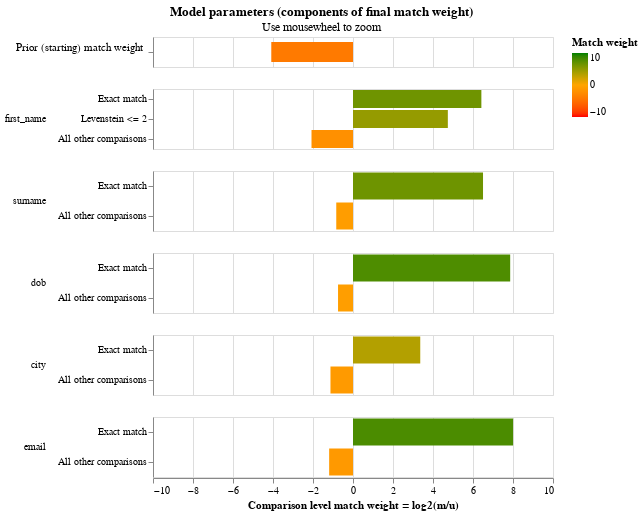

Notebook cell for this chart:
### Markdown cell above
The final match weights can be viewed in the match weights chart:

### Code cell
linker.match_weights_chart()

### Figure 1 — Vega-Lite specification as saved in the notebook (floating-point values rounded to 4 significant figures)
{"$schema": "https://vega.github.io/schema/vega-lite/v5.2.json", "config": {"header": {"title": null}, "mark": {"tooltip": null}, "title": {"anchor": "middle"}, "view": {"height": 60, "width": 400}}, "data": {"values": [{"bayes_factor": 0.05889, "bayes_factor_description": "Proportion of matches is 0.056, equivalent to a starting match weight of -4.086.This means that if two records are drawn at random, one in  18.0 is expected to be a match", "comparison_name": "proportion_of_matches", "comparison_sort_order": -1, "comparison_vector_value": 0, "has_tf_adjustments": false, "is_null_level": false, "label_for_charts": "", "log2_bayes_factor": -4.086, "m_probability": null, "m_probability_description": null, "max_comparison_vector_value": 0, "proportion_of_matches": 0.05561, "sql_condition": null, "tf_adjustment_column": null, "tf_adjustment_weight": null, "u_probability": null, "u_probability_description": null}, {"bayes_factor": 85.54, "bayes_factor_description": "If comparison level is `exact match` then comparison is 85.54 times more likely to be a match", "comparison_name": "first_name", "comparison_sort_order": 0, "comparison_vector_value": 2, "has_tf_adjustments": false, "is_null_level": false, "label_for_charts": "Exact match", "log2_bayes_factor": 6.419, "m_probability": 0.4956, "m_probability_description": "Amongst matching record comparisons, 49.56% of records are in the exact match comparison level", "max_comparison_vector_value": 2, "proportion_of_matches": 0.05561, "sql_condition": "\"first_name_l\" = \"first_name_r\"", "tf_adjustment_column": null, "tf_adjustment_weight": 1, "u_probability": 0.005794, "u_probability_description": "Amongst non-matching record comparisons, 0.58% of records are in the exact match comparison level"}, {"bayes_factor": 26.76, "bayes_factor_description": "If comparison level is `levenstein <= 2` then comparison is 26.76 times more likely to be a match", "comparison_name": "first_name", "comparison_sort_order": 0, "comparison_vector_value": 1, "has_tf_adjustments": false, "is_null_level": false, "label_for_charts": "Levenstein <= 2", "log2_bayes_factor": 4.742, "m_probability": 0.2708, "m_probability_description": "Amongst matching record comparisons, 27.08% of records are in the levenstein <= 2 comparison level", "max_comparison_vector_value": 2, "proportion_of_matches": 0.05561, "sql_condition": "levenshtein(\"first_name_l\", \"first_name_r\") <= 2", "tf_adjustment_column": null, "tf_adjustment_weight": 1, "u_probability": 0.01012, "u_probability_description": "Amongst non-matching record comparisons, 1.01% of records are in the levenstein <= 2 comparison level"}, {"bayes_factor": 0.2374, "bayes_factor_description": "If comparison level is `all other comparisons` then comparison is  4.21 times less likely to be a match", "comparison_name": "first_name", "comparison_sort_order": 0, "comparison_vector_value": 0, "has_tf_adjustments": false, "is_null_level": false, "label_for_charts": "All other comparisons", "log2_bayes_factor": -2.075, "m_probability": 0.2336, "m_probability_description": "Amongst matching record comparisons, 23.36% of records are in the all other comparisons comparison level", "max_comparison_vector_value": 2, "proportion_of_matches": 0.05561, "sql_condition": "ELSE", "tf_adjustment_column": null, "tf_adjustment_weight": 1, "u_probability": 0.9841, "u_probability_description": "Amongst non-matching record comparisons, 98.41% of records are in the all other comparisons comparison level"}, {"bayes_factor": 90.59, "bayes_factor_description": "If comparison level is `exact match` then comparison is 90.59 times more likely to be a match", "comparison_name": "surname", "comparison_sort_order": 1, "comparison_vector_value": 1, "has_tf_adjustments": false, "is_null_level": false, "label_for_charts": "Exact match", "log2_bayes_factor": 6.501, "m_probability": 0.443, "m_probability_description": "Amongst matching record comparisons, 44.30% of records are in the exact match comparison level", "max_comparison_vector_value": 1, "proportion_of_matches": 0.05561, "sql_condition": "\"surname_l\" = \"surname_r\"", "tf_adjustment_column": null, "tf_adjustment_weight": 1, "u_probability": 0.00489, "u_probability_description": "Amongst non-matching record comparisons, 0.49% of records are in the exact match comparison level"}, {"bayes_factor": 0.5597, "bayes_factor_description": "If comparison level is `all other comparisons` then comparison is  1.79 times less likely to be a match", "comparison_name": "surname", "comparison_sort_order": 1, "comparison_vector_value": 0, "has_tf_adjustments": false, "is_null_level": false, "label_for_charts": "All other comparisons", "log2_bayes_factor": -0.8372, "m_probability": 0.557, "m_probability_description": "Amongst matching record comparisons, 55.70% of records are in the all other comparisons comparison level", "max_comparison_vector_value": 1, "proportion_of_matches": 0.05561, "sql_condition": "ELSE", "tf_adjustment_column": null, "tf_adjustment_weight": 1, "u_probability": 0.9951, "u_probability_description": "Amongst non-matching record comparisons, 99.51% of records are in the all other comparisons comparison level"}, {"bayes_factor": 232.2, "bayes_factor_description": "If comparison level is `exact match` then comparison is 232.20 times more likely to be a match", "comparison_name": "dob", "comparison_sort_order": 2, "comparison_vector_value": 1, "has_tf_adjustments": false, "is_null_level": false, "label_for_charts": "Exact match", "log2_bayes_factor": 7.859, "m_probability": 0.4058, "m_probability_description": "Amongst matching record comparisons, 40.58% of records are in the exact match comparison level", "max_comparison_vector_value": 1, "proportion_of_matches": 0.05561, "sql_condition": "\"dob_l\" = \"dob_r\"", "tf_adjustment_column": null, "tf_adjustment_weight": 1, "u_probability": 0.001748, "u_probability_description": "Amongst non-matching record comparisons, 0.17% of records are in the exact match comparison level"}, {"bayes_factor": 0.5952, "bayes_factor_description": "If comparison level is `all other comparisons` then comparison is  1.68 times less likely to be a match", "comparison_name": "dob", "comparison_sort_order": 2, "comparison_vector_value": 0, "has_tf_adjustments": false, "is_null_level": false, "label_for_charts": "All other comparisons", "log2_bayes_factor": -0.7485, "m_probability": 0.5942, "m_probability_description": "Amongst matching record comparisons, 59.42% of records are in the all other comparisons comparison level", "max_comparison_vector_value": 1, "proportion_of_matches": 0.05561, "sql_condition": "ELSE", "tf_adjustment_column": null, "tf_adjustment_weight": 1, "u_probability": 0.9983, "u_probability_description": "Amongst non-matching record comparisons, 99.83% of records are in the all other comparisons comparison level"}, {"bayes_factor": 10.29, "bayes_factor_description": "If comparison level is `exact match` then comparison is 10.29 times more likely to be a match", "comparison_name": "city", "comparison_sort_order": 3, "comparison_vector_value": 1, "has_tf_adjustments": true, "is_null_level": false, "label_for_charts": "Exact match", "log2_bayes_factor": 3.363, "m_probability": 0.5673, "m_probability_description": "Amongst matching record comparisons, 56.73% of records are in the exact match comparison level", "max_comparison_vector_value": 1, "proportion_of_matches": 0.05561, "sql_condition": "\"city_l\" = \"city_r\"", "tf_adjustment_column": "city", "tf_adjustment_weight": 1, "u_probability": 0.05515, "u_probability_description": "Amongst non-matching record comparisons, 5.51% of records are in the exact match comparison level"}, {"bayes_factor": 0.458, "bayes_factor_description": "If comparison level is `all other comparisons` then comparison is  2.18 times less likely to be a match", "comparison_name": "city", "comparison_sort_order": 3, "comparison_vector_value": 0, "has_tf_adjustments": false, "is_null_level": false, "label_for_charts": "All other comparisons", "log2_bayes_factor": -1.127, "m_probability": 0.4327, "m_probability_description": "Amongst matching record comparisons, 43.27% of records are in the all other comparisons comparison level", "max_comparison_vector_value": 1, "proportion_of_matches": 0.05561, "sql_condition": "ELSE", "tf_adjustment_column": null, "tf_adjustment_weight": 1, "u_probability": 0.9449, "u_probability_description": "Amongst non-matching record comparisons, 94.49% of records are in the all other comparisons comparison level"}, {"bayes_factor": 256.8, "bayes_factor_description": "If comparison level is `exact match` then comparison is 256.84 times more likely to be a match", "comparison_name": "email", "comparison_sort_order": 4, "comparison_vector_value": 1, "has_tf_adjustments": false, "is_null_level": false, "label_for_charts": "Exact match", "log2_bayes_factor": 8.005, "m_probability": 0.5635, "m_probability_description": "Amongst matching record comparisons, 56.35% of records are in the exact match comparison level", "max_comparison_vector_value": 1, "proportion_of_matches": 0.05561, "sql_condition": "\"email_l\" = \"email_r\"", "tf_adjustment_column": null, "tf_adjustment_weight": 1, "u_probability": 0.002194, "u_probability_description": "Amongst non-matching record comparisons, 0.22% of records are in the exact match comparison level"}, {"bayes_factor": 0.4375, "bayes_factor_description": "If comparison level is `all other comparisons` then comparison is  2.29 times less likely to be a match", "comparison_name": "email", "comparison_sort_order": 4, "comparison_vector_value": 0, "has_tf_adjustments": false, "is_null_level": false, "label_for_charts": "All other comparisons", "log2_bayes_factor": -1.193, "m_probability": 0.4365, "m_probability_description": "Amongst matching record comparisons, 43.65% of records are in the all other comparisons comparison level", "max_comparison_vector_value": 1, "proportion_of_matches": 0.05561, "sql_condition": "ELSE", "tf_adjustment_column": null, "tf_adjustment_weight": 1, "u_probability": 0.9978, "u_probability_description": "Amongst non-matching record comparisons, 99.78% of records are in the all other comparisons comparison level"}]}, "resolve": {"axis": {"y": "independent"}, "scale": {"y": "independent"}}, "selection": {"zoom_selector": {"bind": "scales", "encodings": ["x"], "type": "interval"}}, "title": {"subtitle": "Use mousewheel to zoom", "text": "Model parameters (components of final match weight)"}, "vconcat": [{"encoding": {"color": {"field": "log2_bayes_factor", "scale": {"domain": [-10, 0, 10], "range": ["red", "orange", "green"]}, "title": "Match weight", "type": "quantitative"}, "tooltip": [{"field": "comparison_name", "title": "Comparison name", "type": "nominal"}, {"field": "proportion_of_matches", "format": ".4f", "title": "Proportion of matches", "type": "nominal"}, {"field": "log2_bayes_factor", "format": ",.4f", "title": "Equivalent match weight", "type": "quantitative"}, {"field": "bayes_factor_description", "title": "Match weight description", "type": "nominal"}], "x": {"axis": {"domain": false, "labels": false, "ticks": false, "title": ""}, "field": "log2_bayes_factor", "scale": {"domain": [-10, 10]}, "type": "quantitative"}, "y": {"axis": {"title": "Prior (starting) match weight", "titleAlign": "right", "titleAngle": 0, "titleFontWeight": "normal"}, "field": "label_for_charts", "sort": {"field": "comparison_vector_value", "order": "descending"}, "type": "nominal"}}, "height": 30, "mark": {"clip": true, "height": 20, "type": "bar"}, "selection": {"zoom_selector": {"bind": "scales", "encodings": ["x"], "type": "interval"}}, "transform": [{"filter": "(datum.comparison_name == 'proportion_of_matches')"}]}, {"encoding": {"color": {"field": "log2_bayes_factor", "scale": {"domain": [-10, 0, 10], "range": ["red", "orange", "green"]}, "title": "Match weight", "type": "quantitative"}, "row": {"field": "comparison_name", "header": {"labelAlign": "left", "labelAnchor": "middle", "labelAngle": 0}, "sort": {"field": "comparison_sort_order"}, "type": "nominal"}, "tooltip": [{"field": "comparison_name", "title": "Comparison name", "type": "nominal"}, {"field": "label_for_charts", "title": "Label", "type": "ordinal"}, {"field": "sql_condition", "title": "SQL condition", "type": "nominal"}, {"field": "m_probability", "format": ".4f", "title": "M probability", "type": "quantitative"}, {"field": "u_probability", "format": ".4f", "title": "U probability", "type": "quantitative"}, {"field": "bayes_factor", "format": ",.4f", "title": "Bayes factor = m/u", "type": "quantitative"}, {"field": "log2_bayes_factor", "format": ",.4f", "title": "Match weight = log2(m/u)", "type": "quantitative"}, {"field": "bayes_factor_description", "title": "Match weight description", "type": "nominal"}], "x": {"axis": {"title": "Comparison level match weight = log2(m/u)"}, "field": "log2_bayes_factor", "scale": {"domain": [-10, 10]}, "type": "quantitative"}, "y": {"axis": {"title": null}, "field": "label_for_charts", "sort": {"field": "comparison_vector_value", "order": "descending"}, "type": "nominal"}}, "mark": {"clip": true, "type": "bar"}, "resolve": {"axis": {"y": "independent"}, "scale": {"y": "independent"}}, "selection": {"zoom_selector": {"bind": "scales", "encodings": ["x"], "type": "interval"}}, "transform": [{"filter": "(datum.comparison_name != 'proportion_of_matches')"}]}]}
